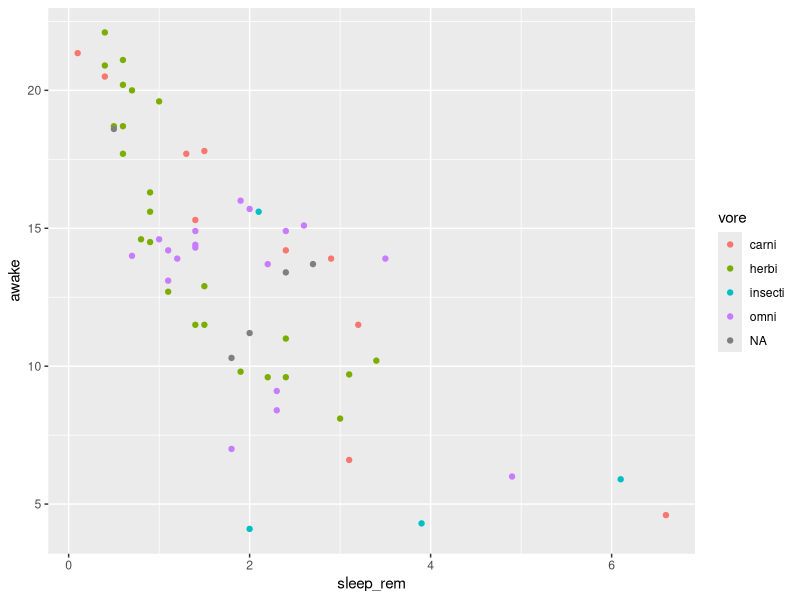
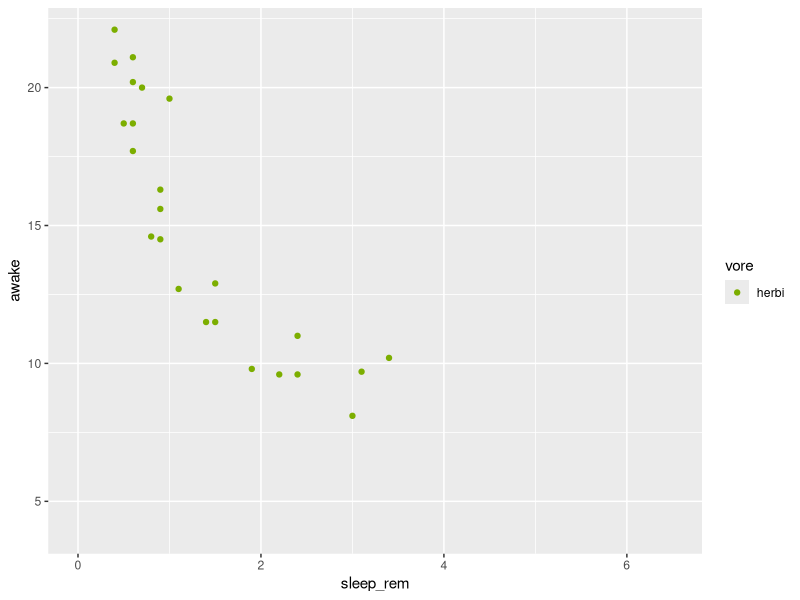
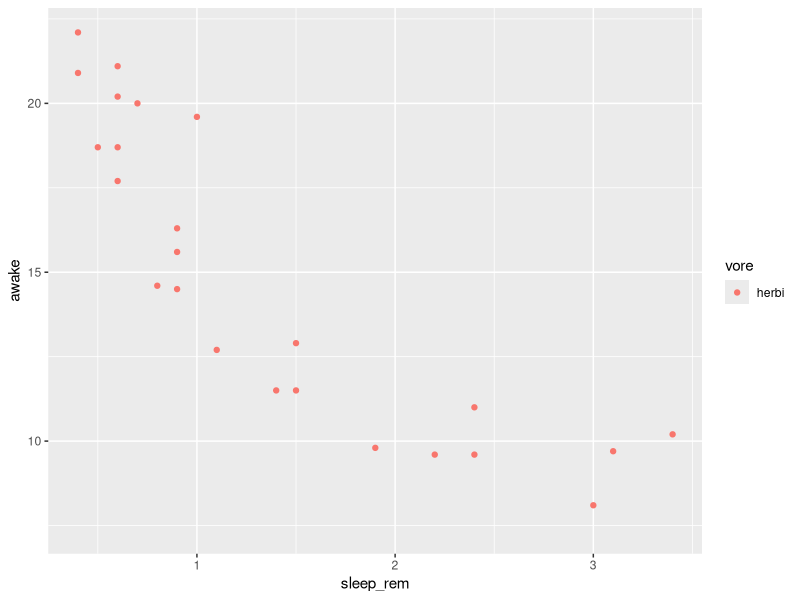
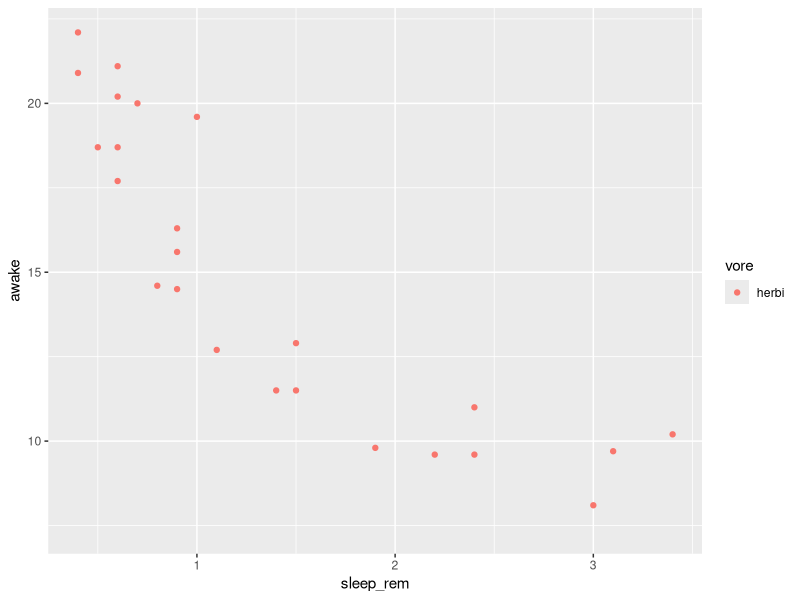
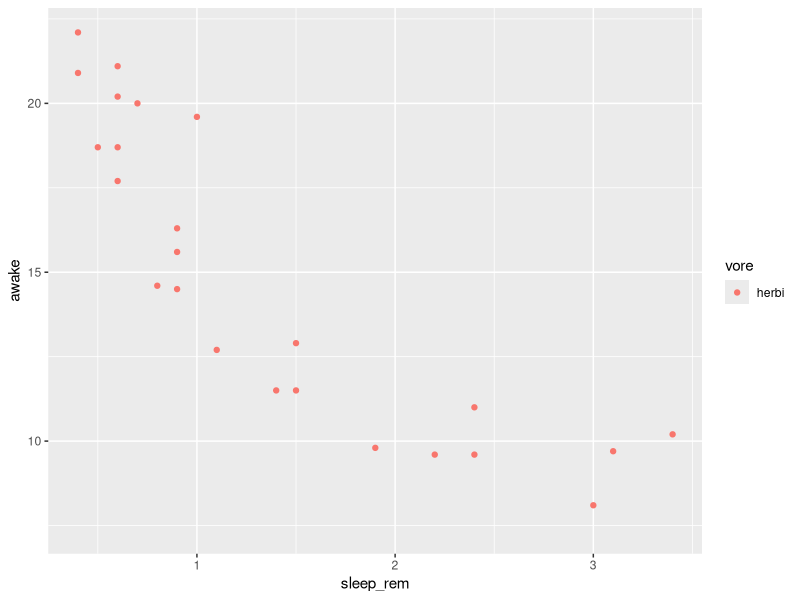
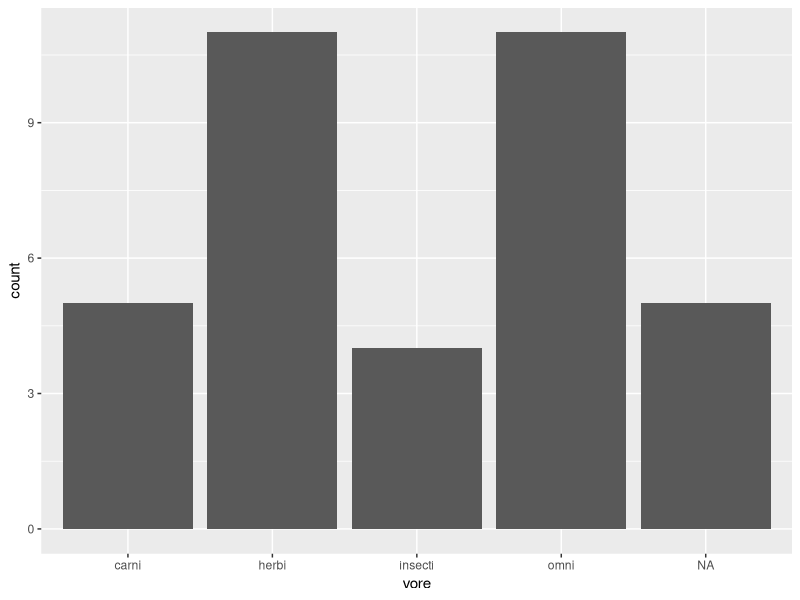

Reproduce these figures in R, in order.
## ---- chunk 1
library(dplyr)
library(ggplot2)
## ---- chunk 2
msleep
## ---- chunk 3
# Only keep herbivores
filter(msleep, vore == "herbi")
# note that it's a double = sign!
## ---- chunk 4
msleep
## ---- chunk 5
msleep_herbi <- filter(msleep, vore == "herbi")
## ---- chunk 6

## ---- chunk 7
# Plotting all mammals
ggplot(msleep,
       aes(sleep_rem, awake, colour = vore)) +
  geom_point()

# Plotting only herbivores
ggplot(filter(msleep, vore == "herbi"),
       aes(sleep_rem, awake, colour = vore)) +
  geom_point() +
  # The line below will make the two graphs more comparable
  scale_colour_manual(values = "#7CAE00") + coord_cartesian(xlim = c(0, 6.5), ylim = c(4, 22)) 
## ---- chunk 8
filter(msleep, !is.na(sleep_cycle))
## ---- chunk 9
filter(msleep, vore == "herbi" & sleep_total > 15)
## ---- chunk 10

## ---- chunk 11

## ---- chunk 12
select(msleep, name, order)
## ---- chunk 13

## ---- chunk 14
msleep |> select(name, starts_with("sleep"))
## ---- chunk 15
# Code with the pipe
msleep |> filter(order == "Primates")

# Code without the pipe
filter(msleep, order == "Primates")
## ---- chunk 16
# Option 1: nested functions
ggplot(filter(msleep, vore == "herbi"), aes(sleep_rem, awake, colour = vore)) +
  geom_point()

# Option 2: intermediate assignment
msleep_herbi <- filter(msleep, vore == "herbi")
ggplot(msleep_herbi, aes(sleep_rem, awake, colour = vore)) +
  geom_point()

# Option 3: piping
msleep |> 
  filter(vore == "herbi") |> 
  ggplot(aes(sleep_rem, awake, colour = vore)) +
  geom_point()
## ---- chunk 17
# Code without a pipe
select(msleep, name)

# Code with a pipe

## ---- chunk 18
# With a pipe
msleep |> filter(awake > 21)

# Without a pipe

## ---- chunk 19
msleep |>
  filter(is.na(conservation)) |> 
  select(name, ends_with("wt"))
## ---- chunk 20

## ---- chunk 21
mean(c(2, 3, 6)) |> sqrt()

mean(c(2, 3, 6)) %>% sqrt()
## ---- chunk 22
msleep$vore
## ---- chunk 23
table(msleep$vore)
## ---- chunk 24
# Without a pipe (= base R)
table(msleep$conservation, msleep$vore)

# With the %$% pipe
library(magrittr)
msleep %$% table(conservation, vore)
## ---- chunk 25
# Base R
msleep["name"]

# dplyr equivalent
msleep |> select(name)
## ---- chunk 26
# Base R
msleep[c("name", "sleep_total")]

# dplyr
msleep |> select(name, sleep_total)
## ---- chunk 27
# Base R
msleep[msleep$bodywt > 50, ]
msleep |> subset(bodywt > 50)

# dplyr
msleep |> filter(bodywt > 50)
## ---- chunk 28
# Recap
ToothGrowth |>
  group_by(supp) |>
  summarise(min(len),
            mean(len),
            max(len))

# Exercise 1
filter(msleep, sleep_total == 4)

# Exercise 2
filter(msleep, conservation == "domesticated" & bodywt > 50)

# Exercise 3
ggplot(filter(msleep, brainwt < 50/1000), aes(vore)) + geom_bar()

# Exercise 4
select(msleep, name, brainwt, bodywt)

# Exercise 5
msleep |> select(name)

# Exercise 6
filter(msleep, awake > 21)

# Exercise 7
sleepy <- msleep |>
  filter(vore == "insecti" & sleep_total >= 13) |>
  select(name, genus, order)

sleepy
